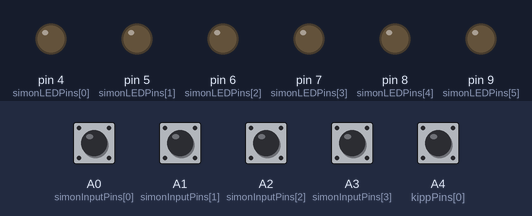
The sketch below on a simulated Arduino Uno, built with avr-gcc and run on an emulated ATmega328P. Parts: output pins drawn as LEDs (lit = HIGH). Dashed ring = blinking. The inputs (shaded band) are chosen by the test bench; at power-on: A0 (simonInputPins[0]), A1 (simonInputPins[1]), A2 (simonInputPins[2]), A3 (simonInputPins[3]), A4 (kippPins[0]) HIGH.

Above: at 1.3 s.
1.4 s: A3 (simonInputPins[3]) pulled LOW for 0.15 s
At 2.2 s:
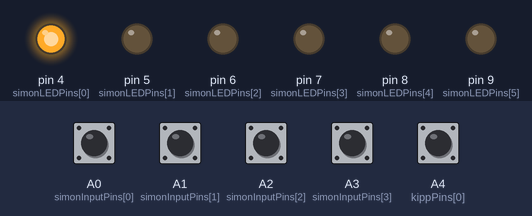
3.0 s: A0 (simonInputPins[0]) pulled LOW for 0.15 s
At 3.4 s:
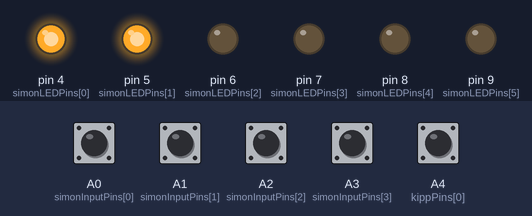
4.6 s: A0 (simonInputPins[0]) pulled LOW for 1 s
At 5.8 s:
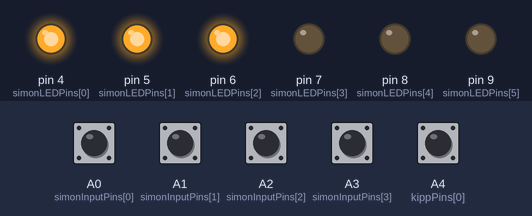
7.1 s: A1 (simonInputPins[1]) pulled LOW for 0.15 s
At 7.7 s:
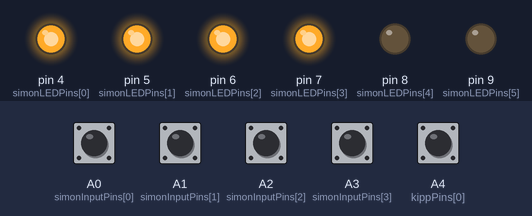
8.7 s: A2 (simonInputPins[2]) pulled LOW for 0.15 s
At 9.9 s:
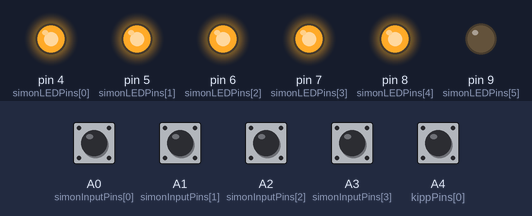
10.3 s: A0 (simonInputPins[0]) pulled LOW for 0.15 s
At 10.46 s:
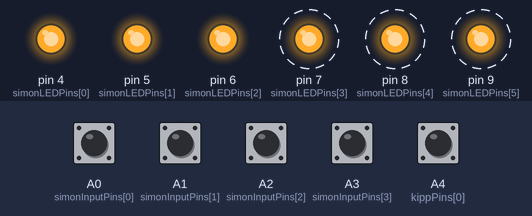
Timing chart, 0 to 14.3 s (numbered marks = the images above; inputs shaded):
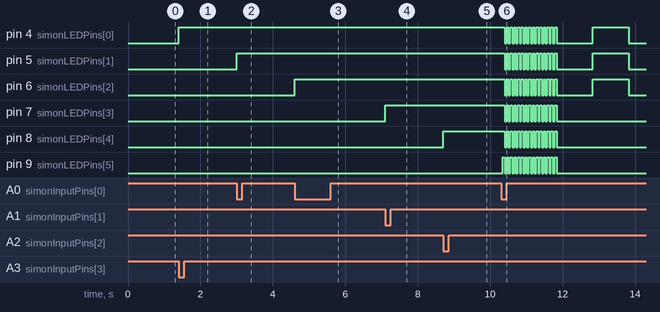

Measured:
- after the input at 1.4 s, pin 4 (simonLEDPins[0]): LOW → HIGH at once
- after the input at 3.0 s, pin 5 (simonLEDPins[1]): LOW → HIGH at once
- after the input at 4.6 s, pin 6 (simonLEDPins[2]): LOW → HIGH at once
- after the input at 7.1 s, pin 7 (simonLEDPins[3]): LOW → HIGH at once
- after the input at 8.7 s, pin 8 (simonLEDPins[4]): LOW → HIGH at once
- after the input at 10.3 s, pin 4 (simonLEDPins[0]), pin 5 (simonLEDPins[1]): goes 14 × (LOW 0.05 s, HIGH 0.05 s), LOW 1.0 s, HIGH 1.0 s, then LOW, starting after 0.10 s

The sketch:

Simon_Kippschalter.ino
```cpp
//KIPP-------------------------------------------------------------------------------------------------------------------------------------------------------------------------------------------------
const byte kippAnzahlInputs = 2;
const byte kippPins[kippAnzahlInputs] = {A4, A5};
byte kippPinsState[kippAnzahlInputs];
bool printZaehler = 0;
bool printAllowed = 0;
#include "Adafruit_Thermal.h"

// Here's the syntax when using SoftwareSerial (e.g. Arduino Uno) --------
// If using hardware serial instead, comment out or remove these lines:

#include "SoftwareSerial.h"
#define TX_PIN 2 // Arduino transmit  YELLOW WIRE  labeled RX on printer
#define RX_PIN 3 // Arduino receive   GREEN WIRE   labeled TX on printer

SoftwareSerial mySerial(RX_PIN, TX_PIN); // Declare SoftwareSerial obj first
Adafruit_Thermal printer(&mySerial);     // Pass addr to printer constructor


//SIMON-------------------------------------------------------------------------------------------------------------------------------------------------------------------------------------------------
//#define DEBUGsimon
const byte simonAnzahlButtons = 4;
const byte simonInputPins[simonAnzahlButtons] = {A0, A1, A2, A3};
const byte simonAnzahlSchritte = 6;
const byte schritte[simonAnzahlSchritte] = {3, 0, 0, 1, 2, 0};
const byte simonZahlen = 4;
const bool simonZahl1 [simonZahlen][simonAnzahlSchritte] = {{HIGH, HIGH, HIGH, LOW, LOW, LOW}, {HIGH, LOW, LOW, LOW, LOW, LOW}, {HIGH, HIGH, HIGH, HIGH, HIGH, LOW}, {HIGH, HIGH, LOW, LOW, LOW, LOW}};
const byte simonLEDPins[simonAnzahlSchritte] = {4, 5, 6, 7, 8, 9};
bool simonLetzerStatus[] = {HIGH, HIGH, HIGH, HIGH, HIGH, HIGH};
int simonMomStatus = 0;
unsigned long letzterDruckZeit = 0;
unsigned long druckDelay = 50;
bool simonFertig = 0;
int anzahlBlinken = 30;
bool simonTimerBool = 0;
unsigned long simonTimerLED = 0;
bool simonLEDBool = 0;
byte arrayZaehler = 0;
int Dauer = 1000;
bool endeBool = 0;
int SimonFertigcounter = 0;

void setup() {
  //KIPP-------------------------------------------------------------------------------------------------------------------------------------------------------------------------------------------------
  for (int i = 0; i < kippAnzahlInputs; i++) {
    pinMode(kippPins[i], INPUT_PULLUP);
  }
  mySerial.begin(9600);  // Initialize SoftwareSerial
  //Serial1.begin(19200); // Use this instead if using hardware serial
  printer.begin();        // Init printer (same regardless of serial type)
  printer.boldOn();
  printer.justify('C');
  //Simon--------------------------------------------------------------------------------------------------------------------------------------------------------------------------------------------------
  for (int i = 0; i < simonAnzahlButtons; i++) {
    pinMode(simonInputPins[i], INPUT_PULLUP);
  }
  for (int i = 0; i < simonAnzahlSchritte; i++) {
    pinMode(simonLEDPins[i], OUTPUT);
  }
#ifdef DEBUGsimon
  Serial.begin(9600);
  Serial.println(F("Serial communication started"));
#endif
}

void loop() {
  //KIPP-------------------------------------------------------------------------------------------------------------------------------------------------------------------------------------------------
  if ((digitalRead(kippPins[0]) == HIGH || digitalRead(kippPins[1]) == HIGH) && printZaehler == 1) {
    printZaehler = 0;
    printAllowed = 0;
  }

  if (digitalRead(kippPins[0]) == LOW && digitalRead(kippPins[1]) == LOW && printZaehler == 0) {
    printZaehler = 1;
    printAllowed = 1;
  }
//  if (printAllowed == 1) {
//    printer.wake();
//    delay(500);
//    printAllowed = 0;
//    printer.println(F("VNMUPJEINNVUKUASU3A8PQMUMK7NM"));
//    printer.println(F("GF2B73OJ3JJCKNI6QF6U4HAGDRDVFP62"));
//    printer.println(F("QJ2LGAUCBUO277EFE67EGOGPKRNIQHLC"));
//    printer.println(F("UMUSKOAG4DVR5SOMDJNFCLR24QF3RFFO"));
//    printer.println(F("THKD7FB4OIQMDM612KHB81EDJA7RCE2N"));
//    printer.println(F("O8LN4DOBJLLEOVU6:4N3SA6E844EAAJK"));
//    printer.println(F("AKBO75TUE4BPVJR5MEPR4VAD1AC13HK,"));
//    printer.println(F("RDVGHOPNHFE1F1548P8IJ3V1,7MGIKH7"));
//    printer.println(F("V1OF2322C1TA7IC6IN2Q4D5G8VCFOCUC"));
//    printer.println(F("8N1HA3JPFHUQF8NLU3AGQ4O6K8EPLQPV"));
//    printer.println(F("GG17CVRFVG4M2SFG4MGLG7SIO2CQG51S"));
//    printer.println(F("K23TBD6I37H8VA4S4RFGBRJADQ2TKFGQ"));
//    printer.println(F("7E1,PF7B1QTMHA1JBN67STNFFKECPF5G"));
//    printer.println(F(""));
//    printer.println(F("--> ! VORSICHTIG ABREISSEN ! <--"));
//    printer.feed(5);
//    //printer.setDefault(); // Restore printer to defaults
//  }

  if (printAllowed == 1) {
    printer.wake();
    delay(500);
    printAllowed = 0;
    printer.println(F("VN   J I   U U  U      U  7"));
    printer.println(F("G  B  O  f  K  6   U4 A  R  F  2"));
    printer.println(F("Q   G U B O   E  6 E O   RNI  LC"));
    printer.println(F("   S   G  VR5  D JN  2A    3    "));
    printer.println(F(" TH   KD          DJ  A7  R CE2N"));
    printer.println(F("O       JLL  VU : 4 EA   A  J  K"));
    printer.println(F("  B  5T              V   AC 3  ,"));
    printer.println(F("R  G  PN  E  1 4   I 3  ,  G    "));
    printer.println(F("        V1  OF   2            32"));
    printer.println(F("8    3   H  F       4O6K   Q  PV"));
    printer.println(F("GG  17      2  G4MG  7  O2   1  "));
    printer.println(F("K    2        3          FGHG  T"));
    printer.println(F("7  ,   B  TMH     N67S   KEC  5 "));
    printer.println(F(""));
    printer.println(F("--> ! VORSICHTIG ABREISSEN ! <--"));
    printer.feed(5);
    //printer.setDefault(); // Restore printer to defaults
  }

  //SIMON--------------------------------------------------------------------------------------------------------------------------------------------------------------------------------------------------
  if (simonFertig != 0) {
    simonFertig1();
  }
  if ((millis() - letzterDruckZeit) > druckDelay) {
    for (int i = 0; i < simonAnzahlButtons; i++) {
      int jetztInputStatus = digitalRead(simonInputPins[i]);
      if (jetztInputStatus != simonLetzerStatus[i]) {
        letzterDruckZeit = millis();
      }
      if (jetztInputStatus == LOW && simonLetzerStatus[i] == HIGH) {
        if (schritte[simonMomStatus] == i) {
          simonMomStatus++;
#ifdef DEBUGsimon
          Serial.print(F("Correct input! Onto step #"));
          Serial.println(simonMomStatus);
#endif
        }
        else {
          simonMomStatus = 0;
#ifdef DEBUGsimon
          Serial.println(F("Incorrect input! Back to Start!"));
#endif
        }
      }
      simonLetzerStatus[i] = jetztInputStatus;
    }
  }
  if (simonMomStatus == simonAnzahlSchritte) {
    simonFertig1();
#ifdef DEBUGsimon
    Serial.print(F("Puzzle solved!"));
#endif
  }
  else if (simonFertig != 0) {
  }
  if (simonFertig == 0) {
    for (int i = 0; i < simonAnzahlSchritte; i++) {
      digitalWrite(simonLEDPins[i], (i < simonMomStatus ? HIGH : LOW));
    }
  }
}


void simonFertig1() {
  simonFertig = 1;
  if (anzahlBlinken > 0) {
    if (simonTimerBool == 0) {
      simonTimerBool = 1;
      simonTimerLED = millis();
    }
    if (millis() > simonTimerLED + 50) {
      if (simonLEDBool == 0) {
        for (int j = 0; j < simonAnzahlSchritte; j++) {
          digitalWrite(simonLEDPins[j], HIGH);
          simonLEDBool = 1;
        }
      }
      else {
        for (int j = 0; j < simonAnzahlSchritte; j++) {
          digitalWrite(simonLEDPins[j], LOW);
          simonLEDBool = 0;
        }
      }
      simonTimerBool = 0;
      anzahlBlinken -= 1;
    }
  }
  else if (anzahlBlinken == 0) {
    if (endeBool == 0) {
      endeBool = 1;
      simonTimerLED = millis();
    }
    if (arrayZaehler <= simonZahlen - 1) {
      if (millis() > simonTimerLED + Dauer) {
        for (int i = 0; i < simonAnzahlSchritte; i++) {
          digitalWrite(simonLEDPins[i], simonZahl1[arrayZaehler][i]);
        }
      }
      if (millis() > simonTimerLED + Dauer * 2) {
        for (int i = 0; i < simonAnzahlSchritte; i++) {
          digitalWrite(simonLEDPins[i], LOW);
          simonTimerLED = millis();
        }
        if (arrayZaehler < 3) {
          arrayZaehler += 1;
        }
        else {
          if (SimonFertigcounter <4) {
            simonTimerLED = millis() + 1000;
            arrayZaehler = 0;
            SimonFertigcounter += 1;
          }
          else {
            SimonFertigcounter = 0;
            simonMomStatus = 0;
            letzterDruckZeit = 0;
            druckDelay = 50;
            simonFertig = 0;
            anzahlBlinken = 30;
            simonTimerBool = 0;
            simonTimerLED = 0;
            simonLEDBool = 0;
            arrayZaehler = 0;
            Dauer = 1000;
            endeBool = 0;
            simonTimerLED = millis() + 1000;
            arrayZaehler = 0;
          }
        }
      }
    }
  }
}
```

Source omitted: Adafruit_Thermal.h (12159 bytes)
